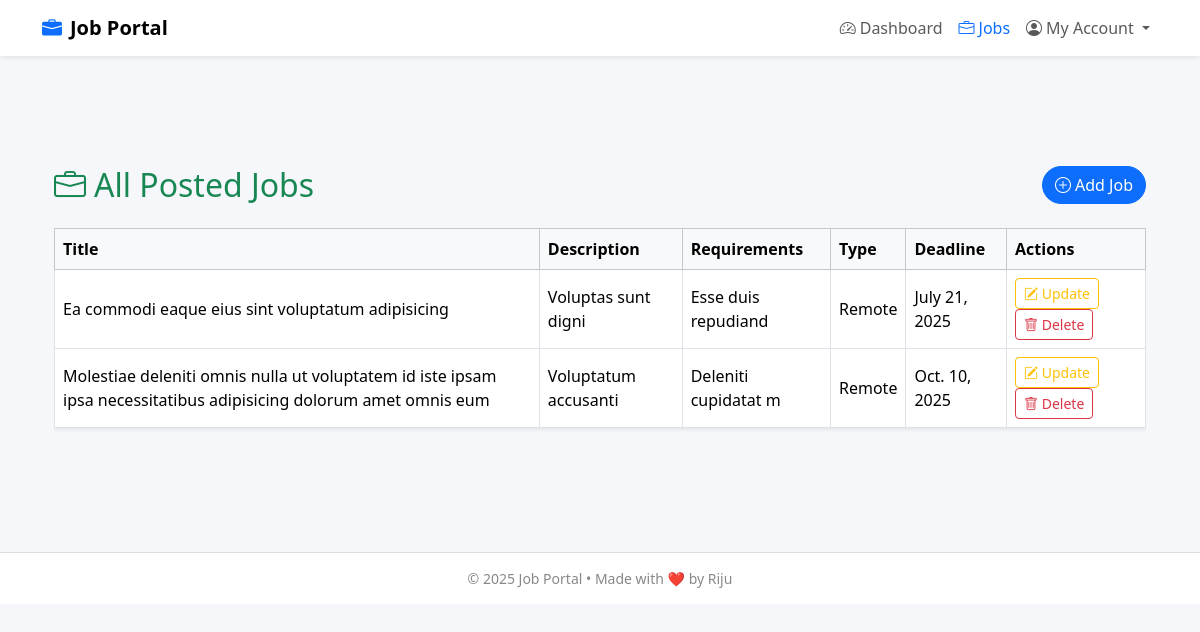
Screenshot of /jobListPage/ (signed in) with the database file from the repository.
### employer_app/models.py (models this page shows, shortened)
class JobModel(models.Model):
    JOB_TYPE_CHOICES = [
        ('Full-Time', 'Full-Time'),
        ('Remote', 'Remote'),
        ('Internship', 'Internship'),
    ]
    employer = models.ForeignKey(EmployerProfileModel,on_delete=models.CASCADE,related_name='jobs',null=True)
    title = models.CharField(max_length=255)
    description = models.TextField()
    requirements = models.TextField()
    salary = models.DecimalField(max_digits=10, decimal_places=2, null=True, blank=True)
    job_type = models.CharField(max_length=20, choices=JOB_TYPE_CHOICES)
    deadline = models.DateField()
    posted_date = models.DateField(auto_now_add=True)

### employer_app/views.py (the view)
# urls.py: path('jobListPage/',jobListPage, name='jobListPage'),
def jobListPage(request):
    employer_data = EmployerProfileModel.objects.get(employer_user= request.user)
    jobs = JobModel.objects.filter(employer = employer_data)
    return render(request, 'jobList.html',{'jobs':jobs})

### employer_app/templates/jobList.html (shortened to what this page needs)
{% extends 'master/master.html' %}
{% block body %}
<div class="container mt-5">
  <div class="d-flex justify-content-between align-items-center mb-4">
    <h2 class="text-success mb-0">
      <i class="bi bi-briefcase me-2"></i>All Posted Jobs
    </h2>
    {% if request.user.user_types == 'Employer' %}
    <a href="{% url 'createJobPage' %}" class="btn btn-primary rounded-pill">
      <i class="bi bi-plus-circle me-1"></i>Add Job
    </a>
    {% endif %}
  </div>
  <div class="table-responsive">
    <table class="table table-bordered table-hover align-middle shadow-sm">
      <thead class="table-light">
        <tr>
          <th>Title</th>
          <th>Description</th>
          <th>Requirements</th>
          <th>Type</th>
          <th>Deadline</th>
          <th>Actions</th>
        </tr>
      </thead>
      <tbody>
        {% for job in jobs %}
        <tr>
          <td>{{ job.title }}</td>
          <td>{{ job.description|truncatechars:20 }}</td>
          <td>{{ job.requirements|truncatechars:20 }}</td>
          <td>{{ job.job_type }}</td>
          <td>{{ job.deadline }}</td>
          <td>
            <a href="{% url 'updateJobPage' job.id %}" class="btn btn-outline-warning btn-sm me-2">
              <i class="bi bi-pencil-square"></i> Update
            </a>
            <a href="{% url 'deleteJobPage' job.id %}" class="btn btn-outline-danger btn-sm"
               onclick="return confirm('Are you sure you want to delete this job?');">
              <i class="bi bi-trash"></i> Delete
            </a>
          </td>
        </tr>
        {% empty %}
        <tr>
          <td colspan="6" class="text-center text-muted">No jobs found.</td>
        </tr>
        {% endfor %}
      </tbody>
    </table>
  </div>
</div>
{% endblock %}

### users_auth_app/templates/master/master.html (style rules this page uses)
body { background-color: #f5f7fa; padding-top: 70px; font-family: 'Segoe UI', sans-serif; }

### rows the page displays
JobModel: title "Ea commodi eaque eius sint voluptatum adipisicing", description "Voluptas sunt digni", requirements "Esse duis repudiand", job_type "Remote", deadline "July 21, 2025"
JobModel: title "Molestiae deleniti omnis nulla ut voluptatem id iste ipsam ipsa necessitatibus adipisicing dolorum amet omnis eum", description "Voluptatum accusanti", requirements "Deleniti cupidatat m", job_type "Remote", deadline "Oct. 10, 2025"

### other values shown
{{ year|default:"2025" }} "2025"
